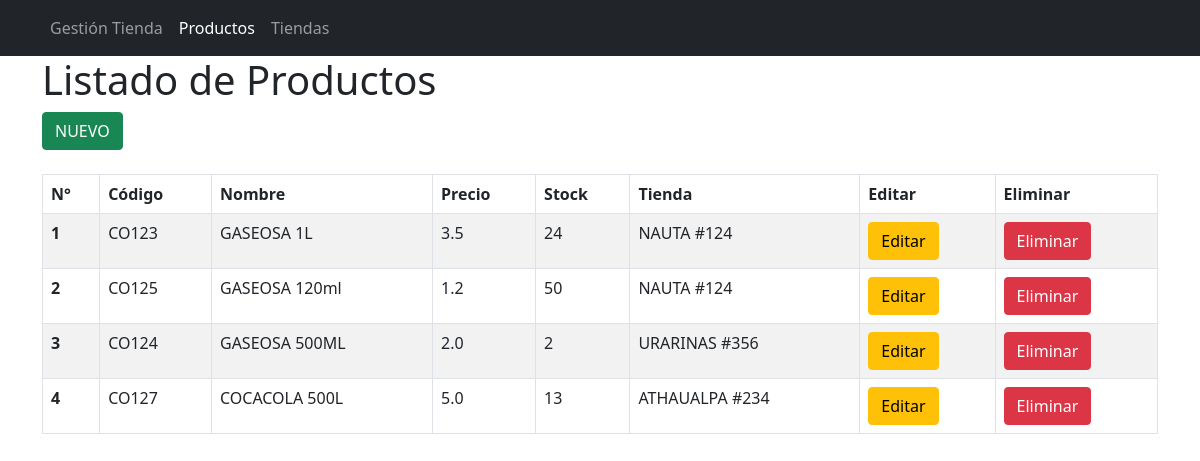
Screenshot of /gestionTienda/productos with the database file from the repository.
### gestionTienda/models.py (models this page shows, shortened)
class Producto(models.Model):
    descripcion = models.CharField(max_length=50)
    codigo = models.CharField(max_length=50)
    precioVenta = models.FloatField()
    cantidad = models.IntegerField()
    tienda = models.ForeignKey(Tienda, on_delete=models.SET_NULL, null=True)

class Tienda(models.Model):
    direccion = models.CharField(max_length=50)
    provincia = models.CharField(max_length=50)
    region = models.CharField(max_length=50)
    fechaCreacion = models.DateField( auto_now=True)
    telefono = models.CharField(max_length=9)

### gestionTienda/views.py (the view)
# urls.py: path('productos', productos_view, name='productos'),
def productos_view(request):
    productos = Producto.objects.all()
    tiendas = Tienda.objects.all()
    return render(request, 'productos.html', {'productos': productos, 'tiendas': tiendas})

### gestionTienda/templates/productos.html (shortened to what this page needs)
<html>
    <head>
        <link href="https://cdn.jsdelivr.net/npm/bootstrap@5.0.2/dist/css/bootstrap.min.css" rel="stylesheet">
    </head>
    <body>
        <nav class="navbar navbar-expand-lg navbar-dark bg-dark">
            <div class="container">
              <div class="collapse navbar-collapse" id="navbarNav">
                <ul class="navbar-nav">
                  <li class="nav-item ">
                    <a class="nav-link " href="/gestionTienda">Gestión Tienda</a>
                  </li>
                  <li class="nav-item ">
                    <a class="nav-link active" href="/gestionTienda/productos">Productos</a>
                  </li>
                  <li class="nav-item ">
                    <a class="nav-link " href="/gestionTienda/tiendas">Tiendas</a>
                  </li>
                </ul>
              </div>
            </div>
        </nav>
        <div class="container">
            <h1>Listado de Productos</h1>
            <button class="btn btn-success" data-bs-toggle="modal" data-bs-target="#agregarProductoModal">
              NUEVO
            </button>
        <div class="mt-4">
            <table class="table table-bordered table-striped">
                <thead>
                    <tr>
                        <th scope="col">N°</th>
                        <th scope="col">Código</th>
                        <th scope="col">Nombre</th>
                        <th scope="col">Precio</th>
                        <th scope="col">Stock</th>
                        <th scope="col">Tienda</th>
                        <th scope="col">Editar</th>
                        <th scope="col">Eliminar</th>
                    </tr>
                </thead>
                <tbody>
                    {% for producto in productos %}
                    <tr>
                        <th scope="row">{{ forloop.counter }}</th>
                        <td>{{ producto.codigo }}</td>
                        <td>{{ producto.descripcion }}</td>
                        <td>{{ producto.precioVenta }}</td>
                        <td>{{ producto.cantidad }}</td>
                        <td>{{ producto.tienda.direccion }}</td>
                        <td>
                            <a href="#" class="btn btn-warning" data-bs-toggle="modal" data-bs-target="#editarProductoModal" onclick="editarModal({{producto.id}},'{{producto.codigo}}','{{producto.descripcion}}','{{producto.precioVenta}}','{{ producto.cantidad }}',{{producto.tienda.id}})">Editar</a>
                        </td>
                        <td>
                            <a href="#" class="btn btn-danger" onclick="eliminarProducto({{producto.id}})">Eliminar</a>
                        </td>
                    </tr>
                    {% endfor %}
                </tbody>
            </table>
        </div>
        </div>
    </body>
</html>

### rows the page displays
Producto: codigo "CO123", descripcion "GASEOSA 1L", precioVenta "3.5", cantidad "24", tienda.direccion "NAUTA #124"
Producto: codigo "CO125", descripcion "GASEOSA 120ml", precioVenta "1.2", cantidad "50", tienda.direccion "NAUTA #124"
Producto: codigo "CO124", descripcion "GASEOSA 500ML", precioVenta "2.0", cantidad "2", tienda.direccion "URARINAS #356"
Producto: codigo "CO127", descripcion "COCACOLA 500L", precioVenta "5.0", cantidad "13", tienda.direccion "ATHAUALPA #234"
